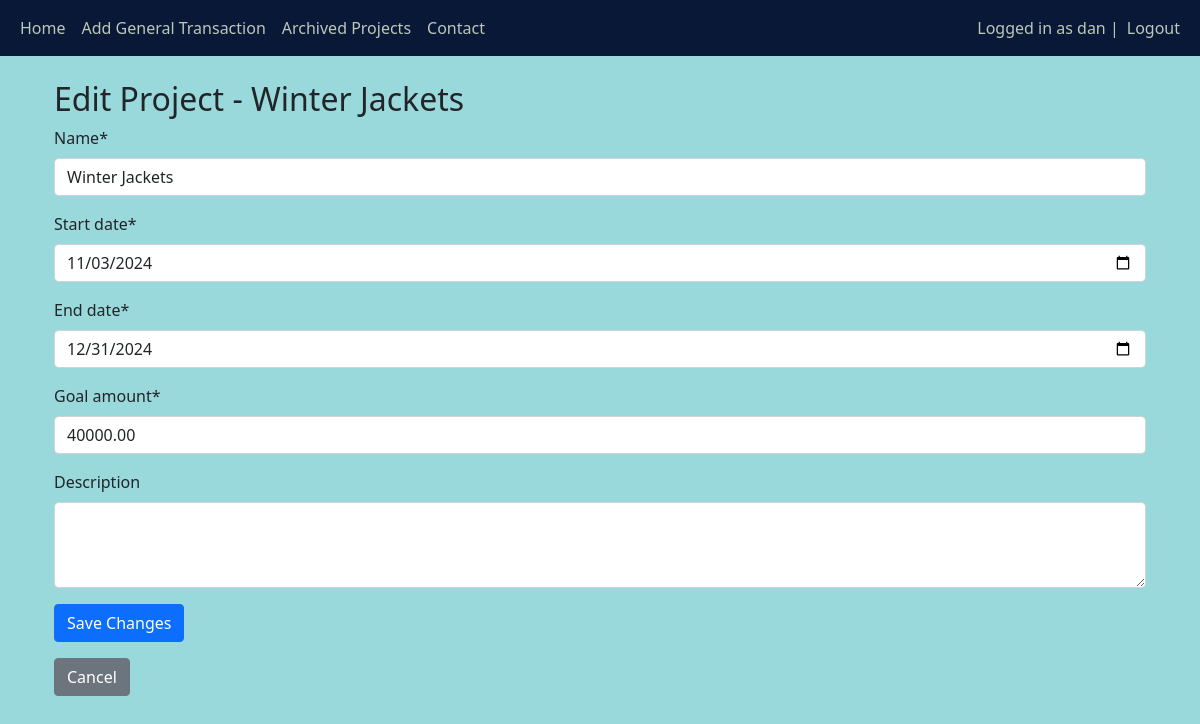
The page /edit-project/3/ (signed in) on the database its author committed.
### main/models.py (models this page shows, shortened)
class Project(models.Model):
    name = models.CharField(max_length=100)
    start_date = models.DateField()
    end_date = models.DateField()
    goal_amount = models.DecimalField(max_digits=10, decimal_places=2)
    description = models.TextField(null=True, blank=True)
    owner = models.ForeignKey(User, on_delete=models.CASCADE)
    is_archived = models.BooleanField(default=False)

### main/views.py (the view)
# urls.py: path('edit-project/<int:project_id>/', views.edit_project, name='edit_project'),
def edit_project(request, project_id):
    project = get_object_or_404(Project, id=project_id, owner=request.user)
    if request.method == 'POST':
        form = ProjectForm(request.POST, instance=project)
        if form.is_valid():
            form.save()
            return redirect('home')
    else:
        form = ProjectForm(instance=project)
    return render(request, 'main/edit_project.html', {'form': form, 'project': project})

### main/forms.py
class ProjectForm(forms.ModelForm):
    class Meta:
        model = Project
        fields = ['name', 'start_date', 'end_date', 'goal_amount', 'description']
        widgets = {
            'name': forms.TextInput(attrs={'class': 'form-control'}),
            'start_date': forms.DateInput(attrs={'type': 'date', 'class': 'form-control'}),
            'end_date': forms.DateInput(attrs={'type': 'date', 'class': 'form-control'}),
            'goal_amount': forms.NumberInput(attrs={'class': 'form-control'}),
            'description': forms.Textarea(attrs={'class': 'form-control', 'rows': 3}),
        }

### main/templates/main/edit_project.html (shortened to what this page needs)
{% extends 'main/base.html' %}
{% load crispy_forms_tags %}
{% block content %}
<div class="container mt-4">
    <h2>Edit Project - {{ project.name }}</h2>
    <form method="post">
        {{ form|crispy }}
        <button type="submit" class="btn btn-primary">Save Changes</button>
    </form>
    <a href="{% url 'home' %}" class="btn btn-secondary mt-3">Cancel</a>
</div>
{% endblock %}

### main/templates/main/base.html (shortened to what this page needs)
<!DOCTYPE html>
<html lang="en">
<head>
    <link href="https://cdn.jsdelivr.net/npm/bootstrap@5.1.3/dist/css/bootstrap.min.css" rel="stylesheet">
</head>
<body>
    <nav class="navbar navbar-expand-lg navbar-custom navbar-dark bg-dark">
        <div class="container-fluid">
            <div>
                <ul class="navbar-nav me-auto mb-2 mb-lg-0">
                    {% if user.is_authenticated %}
                    <li class="nav-item">
                        <a class="nav-link" href="/home">Home</a>
                    </li>
                    <li class="nav-item">
                        <a class="nav-link" href="{% url 'add_general_transaction' %}">Add General Transaction</a>
                    </li>
                    <li class="nav-item">
                        <a class="nav-link" href="{% url 'archived_projects' %}">Archived Projects</a>
                    </li>
                    <li class="nav-item">
                        <a class="nav-link" href="{% url 'contacts' %}">Contact</a>
                    </li>
                    {% else %}
                    <li class="nav-item">
                        <a class="nav-link" href="/sign-up">Register</a>
                    </li>
                    {% endif %}
                </ul>
            </div>
            <div>
                <ul class="navbar-nav">
                    {% if user.is_authenticated %}
                    <span class="navbar-text">Logged in as {{ user.username }} | </span>
                    <li class="nav-item">
                        <a class="nav-link" href="/logout">Logout</a>
                    </li>
                    {% else %}
                    <li class="nav-item">
                        <a class="nav-link" href="/login">Login</a>
                    </li>
                    {% endif %}
                </ul>
            </div>
        </div>
    </nav>
    <div class="container">
        {% block content %}{% endblock %}
    </div>
</body>
</html>

### main/templates/main/base.html (style rules this page uses)
body { background-color: #9ad9db }
.navbar-custom { background-color: #081836 !important; }
.navbar-custom .navbar-text { color: #bdc7ba !important; }
.navbar-custom .nav-link { color: #bdc7ba !important; }

### rows shown on the page
Project: name "Winter Jackets", start_date "11/03/2024", end_date "12/31/2024", goal_amount "40000.00"

### other values the page prints
{{ user.username }} "dan"
